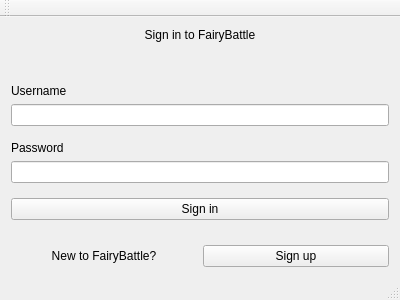
<?xml version="1.0" encoding="UTF-8"?>
<ui version="4.0">
 <class>signInForm</class>
 <widget class="QMainWindow" name="signInForm">
  <property name="geometry">
   <rect>
    <x>0</x>
    <y>0</y>
    <width>400</width>
    <height>300</height>
   </rect>
  </property>
  <property name="windowTitle">
   <string>MainWindow</string>
  </property>
  <widget class="QWidget" name="centralWidget">
   <layout class="QGridLayout" name="gridLayout">
    <item row="0" column="0">
     <layout class="QVBoxLayout" name="global_verticalLayout" stretch="0,0,0,0,0">
      <item>
       <widget class="QLabel" name="label_2">
        <property name="text">
         <string>Sign in to FairyBattle</string>
        </property>
        <property name="alignment">
         <set>Qt::AlignCenter</set>
        </property>
       </widget>
      </item>
      <item>
       <spacer name="verticalSpacer_3">
        <property name="orientation">
         <enum>Qt::Vertical</enum>
        </property>
        <property name="sizeHint" stdset="0">
         <size>
          <width>20</width>
          <height>40</height>
         </size>
        </property>
       </spacer>
      </item>
      <item>
       <layout class="QVBoxLayout" name="verticalLayout">
        <item>
         <widget class="QLabel" name="label_3">
          <property name="text">
           <string>Username</string>
          </property>
         </widget>
        </item>
        <item>
         <layout class="QHBoxLayout" name="horizontalLayout_2">
          <item>
           <widget class="QLineEdit" name="username_lineEdit"/>
          </item>
         </layout>
        </item>
        <item>
         <spacer name="verticalSpacer">
          <property name="orientation">
           <enum>Qt::Vertical</enum>
          </property>
          <property name="sizeHint" stdset="0">
           <size>
            <width>20</width>
            <height>10</height>
           </size>
          </property>
         </spacer>
        </item>
        <item>
         <widget class="QLabel" name="label_4">
          <property name="text">
           <string>Password</string>
          </property>
         </widget>
        </item>
        <item>
         <widget class="QLineEdit" name="password_lineEdit"/>
        </item>
        <item>
         <spacer name="verticalSpacer_2">
          <property name="orientation">
           <enum>Qt::Vertical</enum>
          </property>
          <property name="sizeHint" stdset="0">
           <size>
            <width>20</width>
            <height>10</height>
           </size>
          </property>
         </spacer>
        </item>
        <item>
         <layout class="QHBoxLayout" name="horizontalLayout_3">
          <item>
           <widget class="QPushButton" name="signIn_pushButton">
            <property name="text">
             <string>Sign in</string>
            </property>
           </widget>
          </item>
         </layout>
        </item>
        <item>
         <spacer name="verticalSpacer_4">
          <property name="orientation">
           <enum>Qt::Vertical</enum>
          </property>
          <property name="sizeHint" stdset="0">
           <size>
            <width>20</width>
            <height>20</height>
           </size>
          </property>
         </spacer>
        </item>
        <item>
         <layout class="QHBoxLayout" name="horizontalLayout"/>
        </item>
       </layout>
      </item>
      <item>
       <layout class="QHBoxLayout" name="horizontalLayout_4">
        <item>
         <widget class="QLabel" name="label">
          <property name="text">
           <string>New to FairyBattle?</string>
          </property>
          <property name="alignment">
           <set>Qt::AlignCenter</set>
          </property>
         </widget>
        </item>
        <item>
         <widget class="QPushButton" name="signUp_pushButton">
          <property name="text">
           <string>Sign up</string>
          </property>
         </widget>
        </item>
       </layout>
      </item>
      <item>
       <layout class="QHBoxLayout" name="horizontalLayout_5"/>
      </item>
     </layout>
    </item>
   </layout>
  </widget>
  <widget class="QMenuBar" name="menuBar">
   <property name="geometry">
    <rect>
     <x>0</x>
     <y>0</y>
     <width>400</width>
     <height>17</height>
    </rect>
   </property>
  </widget>
  <widget class="QToolBar" name="mainToolBar">
   <attribute name="toolBarArea">
    <enum>TopToolBarArea</enum>
   </attribute>
   <attribute name="toolBarBreak">
    <bool>false</bool>
   </attribute>
  </widget>
  <widget class="QStatusBar" name="statusBar"/>
 </widget>
 <layoutdefault spacing="6" margin="11"/>
 <resources/>
 <connections/>
</ui>
